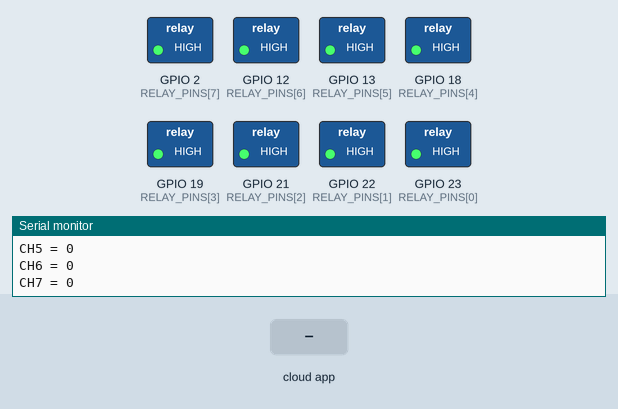
This sketch was run on a simulated ESP32. Parts: switched loads named in the sketch (green lamp = pin HIGH), the last lines printed to the serial monitor. The test bench sets the inputs (shaded band). WiFi joins after 1.5 s; servers stay silent unless stated; the Firebase database answers and starts empty.

Above: at 3.7 s.
3.8 s: the phone or cloud app sets r7 to 1
At 5.8 s:
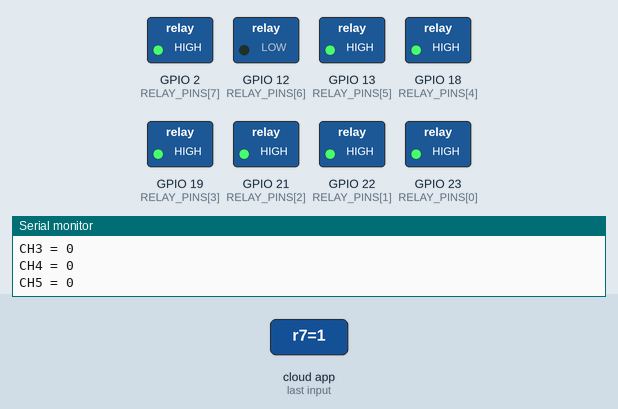
6.2 s: the phone or cloud app sets r7 to 0
At 7.7 s:
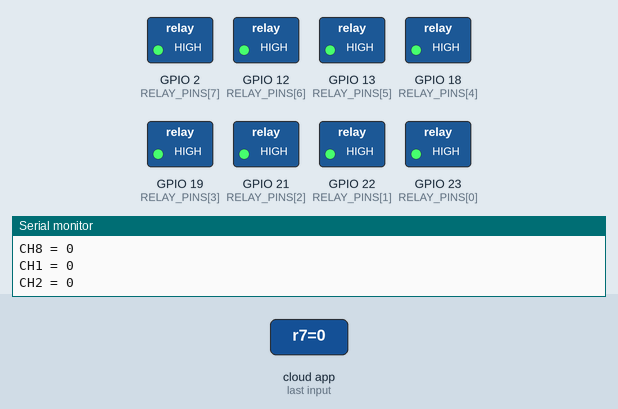
Timing chart, 0 to 9.2 s (numbered marks = the images above; inputs shaded):
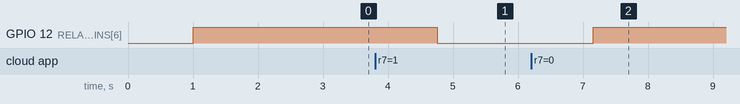

The sketch:

ArduinoFirebasereal.ino
```cpp
#include <WiFi.h>
#include <FirebaseESP32.h>

// ===== UPDATE THESE WITH YOUR WiFi DETAILS =====
#define WIFI_SSID "Your_WiFi_SSID"           // Change this to your WiFi name
#define WIFI_PASSWORD "Your_WiFi_Password"   // Change this to your WiFi password

// ===== Firebase Credentials (from your project) =====
#define FIREBASE_HOST "fir-esprelay-default-rtdb.firebaseio.com"
#define FIREBASE_AUTH "AIzaSyBExYcRBI24hi3NtoqKNwr72f8PVBet8cQ"

// ===== Relay Pin Configuration =====
const int RELAY_PINS[8] = {23, 22, 21, 19, 18, 13, 12, 2};

FirebaseData fbdo;
FirebaseAuth auth;
FirebaseConfig config;

unsigned long lastCheck = 0;
const unsigned long CHECK_INTERVAL = 500;

void setup() {
  Serial.begin(115200);
  delay(1000);

  Serial.println("\n\n=== ESP32 Firebase Relay Control ===");

  // Initialize relay pins
  for (int i = 0; i < 8; i++) {
    pinMode(RELAY_PINS[i], OUTPUT);
    digitalWrite(RELAY_PINS[i], HIGH);  // All OFF initially
  }
  Serial.println("Relay pins initialized - all OFF");

  // Connect to WiFi
  Serial.print("Connecting to WiFi: ");
  WiFi.begin(WIFI_SSID, WIFI_PASSWORD);
  int attempts = 0;
  while (WiFi.status() != WL_CONNECTED && attempts < 20) {
    delay(500);
    Serial.print(".");
    attempts++;
  }

  if (WiFi.status() == WL_CONNECTED) {
    Serial.println("\nWiFi Connected!");
    Serial.print("IP: ");
    Serial.println(WiFi.localIP());
  } else {
    Serial.println("\nWiFi Failed! Check credentials.");
    return;
  }

  // Firebase Setup
  config.host = FIREBASE_HOST;
  config.signer.tokens.legacy_token = FIREBASE_AUTH;
  Firebase.begin(&config, &auth);
  Firebase.reconnectWiFi(true);

  Serial.println("Firebase Connected!");
  Serial.println("=== Ready ===\n");
}

void loop() {
  if (!Firebase.ready()) {
    delay(100);
    return;
  }

  unsigned long now = millis();
  if (now - lastCheck < CHECK_INTERVAL) {
    delay(50);
    return;
  }
  lastCheck = now;

  // Read each relay from Firebase
  for (int i = 0; i < 8; i++) {
    String path = "/relays/r" + String(i + 1);

    if (Firebase.getInt(fbdo, path)) {
      int val = fbdo.intData();
      // Active LOW: val=1 means ON (set pin LOW), val=0 means OFF (set pin HIGH)
      digitalWrite(RELAY_PINS[i], val == 1 ? LOW : HIGH);
      Serial.printf("CH%d = %d\n", i + 1, val);
    } else {
      Serial.printf("CH%d - Error: %s\n", i + 1, fbdo.errorReason().c_str());
    }
  }
}
```

Measured:
- after the input at 3.8 s, GPIO 12 (RELAY_PINS[6]): HIGH → LOW after 0.96 s
- after the input at 6.2 s, GPIO 12 (RELAY_PINS[6]): LOW → HIGH after 0.96 s
